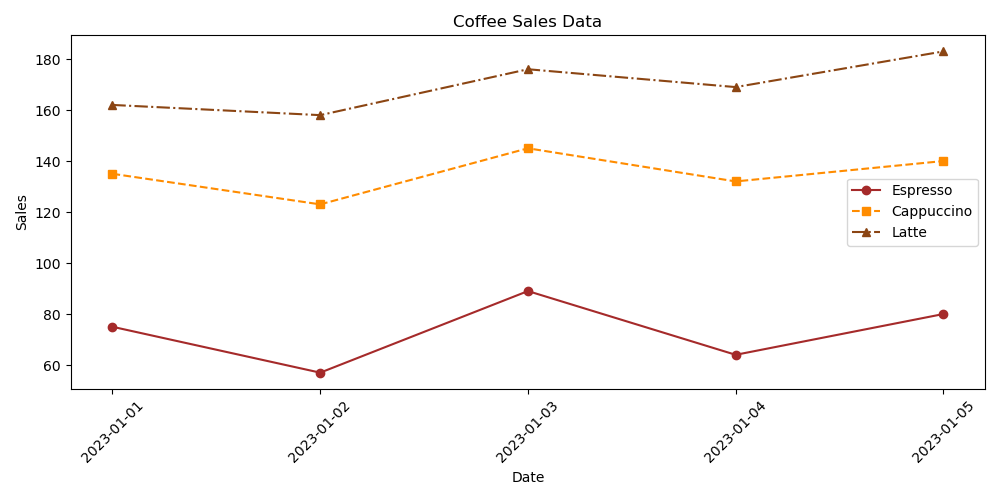

This chart was generated by the following Python code:

import matplotlib.pyplot as plt
from datetime import datetime

# The provided data
data = [
    {'Date': '2023-01-01', 'Espresso': 75, 'Cappuccino': 135, 'Latte': 162},
    {'Date': '2023-01-02', 'Espresso': 57, 'Cappuccino': 123, 'Latte': 158},
    {'Date': '2023-01-03', 'Espresso': 89, 'Cappuccino': 145, 'Latte': 176},
    {'Date': '2023-01-04', 'Espresso': 64, 'Cappuccino': 132, 'Latte': 169},
    {'Date': '2023-01-05', 'Espresso': 80, 'Cappuccino': 140, 'Latte': 183}
]

# Parsing dates and separating the sales data for each coffee type
dates = [datetime.strptime(entry['Date'], '%Y-%m-%d') for entry in data]
espresso_sales = [entry['Espresso'] for entry in data]
cappuccino_sales = [entry['Cappuccino'] for entry in data]
latte_sales = [entry['Latte'] for entry in data]

# Creating the line chart
plt.figure(figsize=(10, 5))

# Plotting each coffee type sales with different styles
plt.plot(dates, espresso_sales, color='brown', linestyle='-', marker='o', label='Espresso')
plt.plot(dates, cappuccino_sales, color='darkorange', linestyle='--', marker='s', label='Cappuccino')
plt.plot(dates, latte_sales, color='saddlebrown', linestyle='-.', marker='^', label='Latte')

# Formatting the date axis
plt.gca().xaxis.set_major_formatter(plt.matplotlib.dates.DateFormatter('%Y-%m-%d'))
plt.gca().xaxis.set_major_locator(plt.matplotlib.dates.DayLocator())

# Adding labels and title
plt.xlabel('Date')
plt.ylabel('Sales')
plt.title('Coffee Sales Data')

# Displaying the legend
plt.legend()

# Rotating date labels to avoid overlap
plt.xticks(rotation=45)

# Tightly layout to prevent clipping of labels
plt.tight_layout()

# Showing the plot
plt.show()
